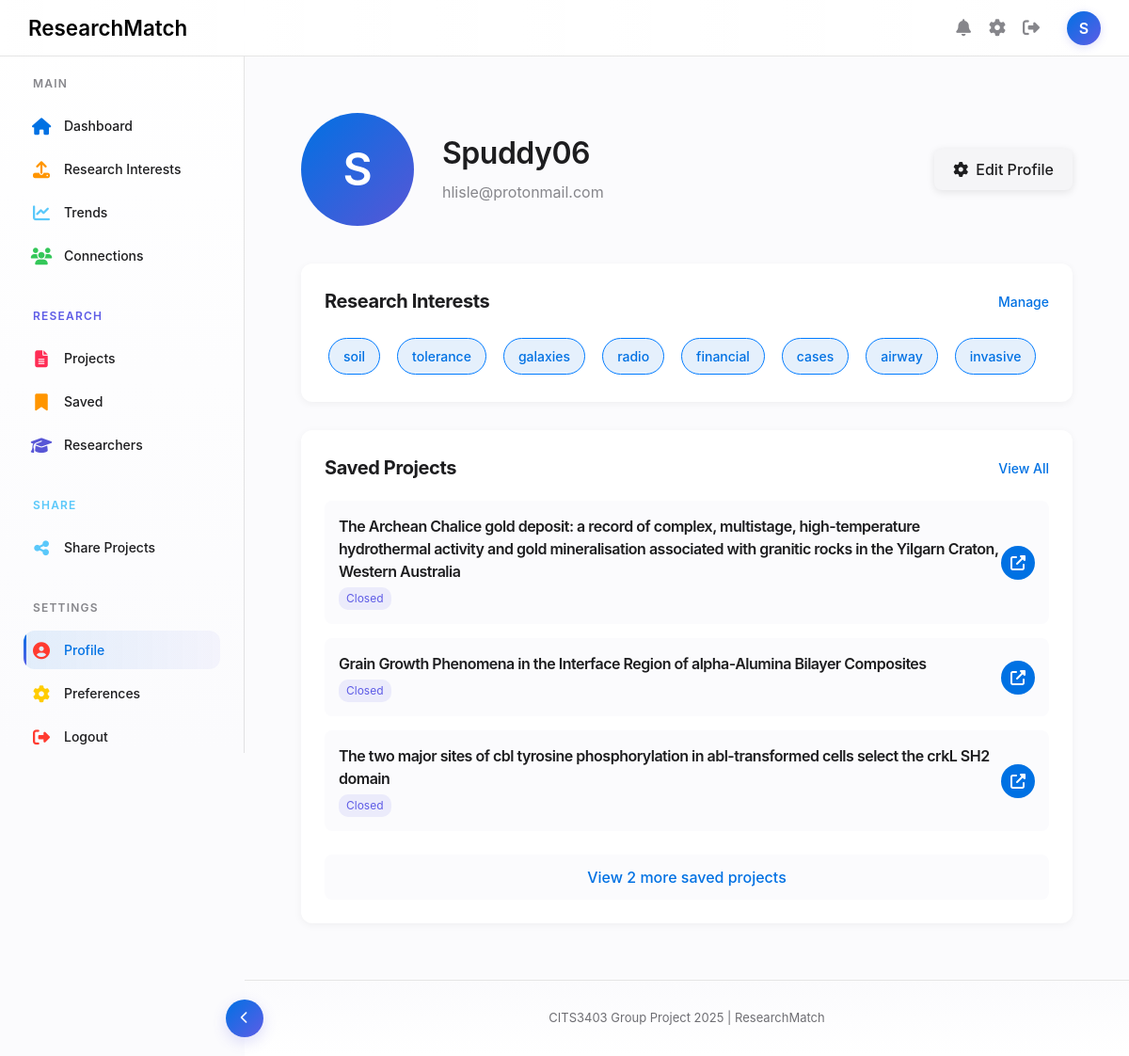
The app's page /profile (signed in) with its own data.
### database/schema.py (models this page shows, shortened)
class User(db.Model):
    id = db.Column(db.Integer, primary_key=True)
    username = db.Column(db.String(100), nullable=False, unique=True)
    password_hash = db.Column(db.String(255), nullable=False)
    email = db.Column(db.String(100), nullable=False)
    research_area_id = db.Column(db.Integer, db.ForeignKey('research_area.id'))
    faculty = db.relationship('ResearchArea', backref='users')
    interests = db.relationship('Interest', secondary=user_interest, backref='users')
    saved_projects = db.relationship('Project', secondary=user_saved_projects, backref='saved_by_users')
    connections = db.relationship(
        'User',
        secondary=user_connections,
        primaryjoin=id == user_connections.c.user_id,
        secondaryjoin=id == user_connections.c.connection_id,
        back_populates='connections_reverse',
        lazy='dynamic'
    )
    connections_reverse = db.relationship(
        'User',
        secondary=user_connections,
        primaryjoin=id == user_connections.c.connection_id,
        secondaryjoin=id == user_connections.c.user_id,
        back_populates='connections',
        lazy='dynamic'
    )

class Interest(db.Model):
    id = db.Column(db.Integer, primary_key=True)
    interest_name = db.Column(db.String(100), nullable=False)

class Project(db.Model):
    id = db.Column(db.Integer, primary_key=True)
    title = db.Column(db.String(100), nullable=False)
    link = db.Column(db.String(100), nullable=False)
    is_open = db.Column(db.Boolean, nullable=False)
    summary = db.Column(db.Text, nullable=False)
    close_date = db.Column(db.Date, nullable=True)
    research_areas = db.relationship('ResearchArea', secondary=project_research_area, backref='projects')
    interests = db.relationship('Interest', secondary=project_interest, backref='projects')
    researchers = db.relationship('Researcher', secondary=project_researcher, back_populates='researcher_projects')

### app.py (the view)
@app.route('/profile')
@token_required
def profile():
    if not session.get('user_id'):
        return redirect(url_for('login'))
    user = User.query.get(session['user_id'])
    return render_template('profile.html',
                          username=session['username'],
                          user=user,
                          is_authenticated_page=True,
                          user_name=session.get('username'))

### app.py (called while the page is built)
def token_required(func):
    @wraps(func)
    def decorated(*args, **kwargs):
        token = request.cookies.get('jwt_token', None)
        if not token:
            return back_to_login()
        try:
            data = jwt.decode(token, current_app.config['SECRET_KEY'], algorithms=["HS256"])
            request.user = data  # optionally attach user info to request
        except jwt.ExpiredSignatureError:
            return back_to_login()
        except jwt.InvalidTokenError:
            return back_to_login()
        return func(*args, **kwargs)
    return decorated

### templates/profile.html (shortened to what this page needs)
{% extends 'base.html' %}
{% block content %}
<div class="profile-container">
    <div class="profile-header">
        <div class="profile-info">
            <div class="profile-avatar">
                {{ user.username[0].upper() }}
            </div>
            <div class="profile-name-info">
                <h1 class="profile-name">{{ user.username }}</h1>
                <p class="profile-email">{{ user.email }}</p>
            </div>
        </div>
        <div class="profile-actions">
            <a href="/settings" class="btn btn-settings">
                <i class="fas fa-cog"></i> Edit Profile
            </a>
        </div>
    </div>
    <div class="profile-content">
        <div class="profile-section research-interests">
            <div class="section-header">
                <h2>Research Interests</h2>
                <a href="{{ url_for('upload') }}" class="section-action">Manage</a>
            </div>
            <div class="interests-list">
                {% if user.interests %}
                    {% for interest in user.interests %}
                    <span class="interest-tag">{{ interest.interest_name }}</span>
                    {% endfor %}
                {% else %}
                    <p class="no-data">You haven't added any research interests yet.</p>
                    <a href="{{ url_for('upload') }}" class="add-btn">
                        <i class="fas fa-plus"></i> Add Interests
                    </a>
                {% endif %}
            </div>
        </div>
        <div class="profile-section saved-projects">
            <div class="section-header">
                <h2>Saved Projects</h2>
                <a href="{{ url_for('saved') }}" class="section-action">View All</a>
            </div>
            <div class="saved-list">
                {% if user.saved_projects %}
                    {% for project in user.saved_projects[:3] %}
                    <div class="saved-project-card">
                        <div class="project-info">
                            <h3 class="project-title">{{ project.title }}</h3>
                            <div class="project-meta">
                                <span class="project-status {{ 'open' if project.is_open else 'closed' }}">
                                    {{ 'Open' if project.is_open else 'Closed' }}
                                </span>
                            </div>
                        </div>
                        <div class="project-actions">
                            <a href="{{ project.link }}" target="_blank" class="view-link">
                                <i class="fas fa-external-link-alt"></i>
                            </a>
                        </div>
                    </div>
                    {% endfor %}
                    {% if user.saved_projects|length > 3 %}
                    <a href="{{ url_for('saved') }}" class="view-more-link">
                        View {{ user.saved_projects|length - 3 }} more saved projects
                    </a>
                    {% endif %}
                {% else %}
                    <p class="no-data">You haven't saved any projects yet.</p>
                    <a href="{{ url_for('projects') }}" class="add-btn">
                        <i class="fas fa-search"></i> Browse Projects
                    </a>
                {% endif %}
            </div>
        </div>
    </div>
</div>
{% endblock %}

### static/css/style.css (style rules this page uses)
:root { --primary-color: #0071E3; --primary-dark: #005BBB; --primary-light: #E1F0FF; --accent-purple: #5E5CE6; --accent-pink: #FF2D55; --accent-orange: #FF9500; --accent-teal: #5AC8FA; --accent-green: #34C759; --accent-red: #FF3B30; --accent-yellow: #FFCC00; --accent-indigo: #5856D6; --text-primary: #1D1D1F; --text-secondary: #86868B; --text-tertiary: #6E6E73; --border-light: rgba(0, 0, 0, 0.1); --background-light: #FBFBFD; --background-medium: #F5F5F7; --card-background: #FFFFFF; --shadow-sm: 0 2px 8px rgba(0, 0, 0, 0.05); --shadow-md: 0 5px 20px rgba(0, 0, 0, 0.08); --shadow-lg: 0 10px 30px rgba(0, 0, 0, 0.1); --transition: all 0.25s ease; --radius-sm: 8px; --radius-md: 12px; --radius-lg: 20px; --header-height: 60px; --sidebar-width: 260px; --sidebar-collapsed-width: 80px; }
body { margin: 0; font-family: -apple-system, BlinkMacSystemFont, "Segoe UI", Roboto, Helvetica, Arial, sans-serif; background-color: var(--background-light); color: var(--text-primary); line-height: 1.5; min-height: 100vh; display: flex; flex-direction: column; scroll-behavior: smooth; }
a { text-decoration: none; color: inherit; }
* { margin: 0; padding: 0; box-sizing: border-box; }
h1, h2, h3 { font-weight: 600; letter-spacing: -0.5px; margin-bottom: 20px; color: var(--text-primary); }
.btn { border-radius: 24px; font-weight: 600; padding: 10px 24px; background-color: #0071e3; color: white; border: none; transition: background-color 0.3s ease, transform 0.2s ease; cursor: pointer; box-shadow: 0 2px 8px rgba(0, 0, 0, 0.1); margin-bottom: 0; }
a, .btn, .card, .input, .nav-link { transition: all 0.3s ease; }
.section-header { text-align: center; max-width: 800px; margin: 0 auto 60px; }
.section-header h2 { font-size: 48px; font-weight: 700; color: var(--text-primary); margin-bottom: 20px; letter-spacing: -0.02em; }
.section-header { display: flex; justify-content: space-between; align-items: center; margin-bottom: 25px; }
.interest-tag { display: flex; align-items: center; padding: 6px 12px; border-radius: 30px; font-size: 14px; font-weight: 500; }
.interest-tag { display: inline-block; background-color: #e0f0ff; color: #007bff; padding: 6px 12px; margin: 4px; border-radius: 20px; font-size: 0.9rem; font-weight: 500; border: 1px solid #007bff; transition: background-color 0.3s; }
.social-container, .profile-container { max-width: 900px; margin: 0 auto; padding: 20px; }
.view-more-link { display: block; text-align: center; padding: 12px; margin-top: 10px; background-color: var(--background-light); border-radius: 8px; color: var(--primary-color); font-weight: 500; transition: var(--transition); }
.project-status { font-size: 12px; padding: 3px 8px; border-radius: 10px; }
.project-status.closed { background-color: rgba(94, 92, 230, 0.1); color: var(--accent-purple); }

### records on screen
User: username "S", username "Spuddy06", email "hlisle@protonmail.com"
Interest: interest_name "soil"
Interest: interest_name "tolerance"
Interest: interest_name "galaxies"
Interest: interest_name "radio"
Interest: interest_name "financial"
Interest: interest_name "cases"
Interest: interest_name "airway"
Interest: interest_name "invasive"
Project: title "The Archean Chalice gold deposit: a record of complex, multistage, high-temperature hydrothermal activity and gold mineralisation associated with granitic rocks in the Yilgarn Craton, Western Australia", is_open "Closed"
Project: title "Grain Growth Phenomena in the Interface Region of alpha-Alumina Bilayer Composites", is_open "Closed"
Project: title "The two major sites of cbl tyrosine phosphorylation in abl-transformed cells select the crkL SH2 domain", is_open "Closed"

### other values on screen
{{ user_name[0].upper() if user_name else 'U' }} "S"
{{ user.saved_projects|length - 3 }} "2"
